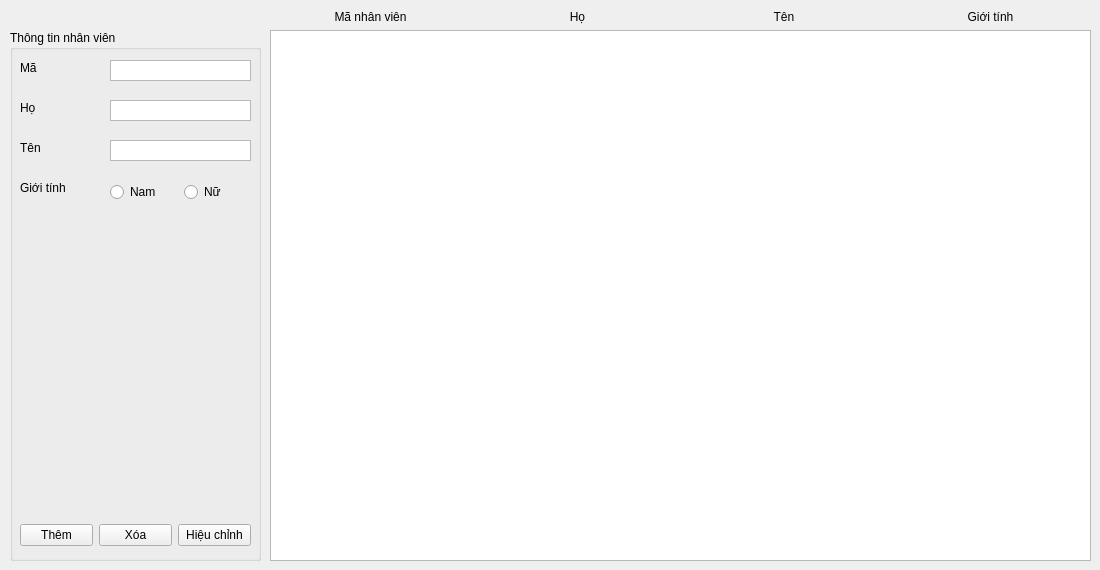
      <widget class="QWidget" name="Staff">
       <attribute name="title">
        <string>NHÂN VIÊN</string>
       </attribute>
       <widget class="QGroupBox" name="groupBox_2">
        <property name="geometry">
         <rect>
          <x>10</x>
          <y>30</y>
          <width>251</width>
          <height>531</height>
         </rect>
        </property>
        <property name="title">
         <string>Thông tin nhân viên</string>
        </property>
        <widget class="QLabel" name="label_7">
         <property name="geometry">
          <rect>
           <x>10</x>
           <y>30</y>
           <width>61</width>
           <height>16</height>
          </rect>
         </property>
         <property name="text">
          <string>Mã</string>
         </property>
        </widget>
        <widget class="QTextEdit" name="staffLastNameTxt">
         <property name="geometry">
          <rect>
           <x>100</x>
           <y>70</y>
           <width>141</width>
           <height>21</height>
          </rect>
         </property>
         <property name="verticalScrollBarPolicy">
          <enum>Qt::ScrollBarPolicy::ScrollBarAlwaysOff</enum>
         </property>
         <property name="acceptRichText">
          <bool>true</bool>
         </property>
        </widget>
        <widget class="QLabel" name="label_8">
         <property name="geometry">
          <rect>
           <x>10</x>
           <y>70</y>
           <width>61</width>
           <height>16</height>
          </rect>
         </property>
         <property name="text">
          <string>Họ</string>
         </property>
        </widget>
        <widget class="QLabel" name="label_9">
         <property name="geometry">
          <rect>
           <x>10</x>
           <y>110</y>
           <width>49</width>
           <height>16</height>
          </rect>
         </property>
         <property name="text">
          <string>Tên</string>
         </property>
        </widget>
        <widget class="QTextEdit" name="staffFirstNameTxt">
         <property name="geometry">
          <rect>
           <x>100</x>
           <y>110</y>
           <width>141</width>
           <height>21</height>
          </rect>
         </property>
         <property name="verticalScrollBarPolicy">
          <enum>Qt::ScrollBarPolicy::ScrollBarAlwaysOff</enum>
         </property>
         <property name="acceptRichText">
          <bool>true</bool>
         </property>
        </widget>
        <widget class="QLabel" name="label_10">
         <property name="geometry">
          <rect>
           <x>10</x>
           <y>150</y>
           <width>49</width>
           <height>16</height>
          </rect>
         </property>
         <property name="text">
          <string>Giới tính</string>
         </property>
        </widget>
        <widget class="QWidget" name="layoutWidget_7">
         <property name="geometry">
          <rect>
           <x>10</x>
           <y>490</y>
           <width>231</width>
           <height>31</height>
          </rect>
         </property>
         <layout class="QHBoxLayout" name="horizontalLayout_9">
          <item>
           <widget class="QPushButton" name="staffAddButton">
            <property name="styleSheet">
             <string notr="true"/>
            </property>
            <property name="text">
             <string>Thêm</string>
            </property>
           </widget>
          </item>
          <item>
           <widget class="QPushButton" name="staffDeleteButton">
            <property name="styleSheet">
             <string notr="true"/>
            </property>
            <property name="text">
             <string>Xóa</string>
            </property>
           </widget>
          </item>
          <item>
           <widget class="QPushButton" name="staffEditButton">
            <property name="styleSheet">
             <string notr="true"/>
            </property>
            <property name="text">
             <string>Hiệu chỉnh</string>
            </property>
           </widget>
          </item>
         </layout>
        </widget>
        <widget class="QTextEdit" name="staffIdTxt">
         <property name="geometry">
          <rect>
           <x>100</x>
           <y>30</y>
           <width>141</width>
           <height>21</height>
          </rect>
         </property>
         <property name="verticalScrollBarPolicy">
          <enum>Qt::ScrollBarPolicy::ScrollBarAlwaysOff</enum>
         </property>
         <property name="acceptRichText">
          <bool>true</bool>
         </property>
        </widget>
        <widget class="QWidget" name="layoutWidget3">
         <property name="geometry">
          <rect>
           <x>100</x>
           <y>150</y>
           <width>141</width>
           <height>24</height>
          </rect>
         </property>
         <layout class="QHBoxLayout" name="horizontalLayout_3">
          <item>
           <widget class="QRadioButton" name="maleRButton">
            <property name="text">
             <string>Nam</string>
            </property>
           </widget>
          </item>
          <item>
           <widget class="QRadioButton" name="femaleRButton">
            <property name="text">
             <string>Nữ</string>
            </property>
           </widget>
          </item>
         </layout>
        </widget>
       </widget>
       <widget class="QWidget" name="layoutWidget4">
        <property name="geometry">
         <rect>
          <x>270</x>
          <y>10</y>
          <width>821</width>
          <height>551</height>
         </rect>
        </property>
        <layout class="QVBoxLayout" name="verticalLayout_3">
         <item>
          <layout class="QHBoxLayout" name="horizontalLayout_4">
           <item>
            <widget class="QLabel" name="mnv">
             <property name="styleSheet">
              <string notr="true">#label {
                                                                                                                        background-color: #00A4E8;
                                                                                                                        color: #ffffff;
                                                                                                                        font: Bold &quot;Inter&quot;;
                                                                                                                        }</string>
             </property>
             <property name="text">
              <string>Mã nhân viên</string>
             </property>
             <property name="alignment">
              <set>Qt::AlignmentFlag::AlignCenter</set>
             </property>
            </widget>
           </item>
           <item>
            <widget class="QLabel" name="ho">
             <property name="styleSheet">
              <string notr="true">#label {
                                                                                                                        background-color: #00A4E8;
                                                                                                                        color: #ffffff;
                                                                                                                        font: Bold &quot;Inter&quot;;
                                                                                                                        }</string>
             </property>
             <property name="text">
              <string>Họ</string>
             </property>
             <property name="alignment">
              <set>Qt::AlignmentFlag::AlignCenter</set>
             </property>
            </widget>
           </item>
           <item>
            <widget class="QLabel" name="ten">
             <property name="styleSheet">
              <string notr="true">#label {
                                                                                                                        background-color: #00A4E8;
                                                                                                                        color: #ffffff;
                                                                                                                        font: Bold &quot;Inter&quot;;
                                                                                                                        }</string>
             </property>
             <property name="text">
              <string>Tên</string>
             </property>
             <property name="alignment">
              <set>Qt::AlignmentFlag::AlignCenter</set>
             </property>
            </widget>
           </item>
           <item>
            <widget class="QLabel" name="phai">
             <property name="styleSheet">
              <string notr="true">#label {
                                                                                                                        background-color: #00A4E8;
                                                                                                                        color: #ffffff;
                                                                                                                        font: Bold &quot;Inter&quot;;
                                                                                                                        }</string>
             </property>
             <property name="text">
              <string>Giới tính</string>
             </property>
             <property name="alignment">
              <set>Qt::AlignmentFlag::AlignCenter</set>
             </property>
            </widget>
           </item>
          </layout>
         </item>
         <item>
          <widget class="QTableWidget" name="staffTable">
           <property name="horizontalScrollBarPolicy">
            <enum>Qt::ScrollBarPolicy::ScrollBarAlwaysOff</enum>
           </property>
           <property name="gridStyle">
            <enum>Qt::PenStyle::DashLine</enum>
           </property>
          </widget>
         </item>
        </layout>
       </widget>
      </widget>
